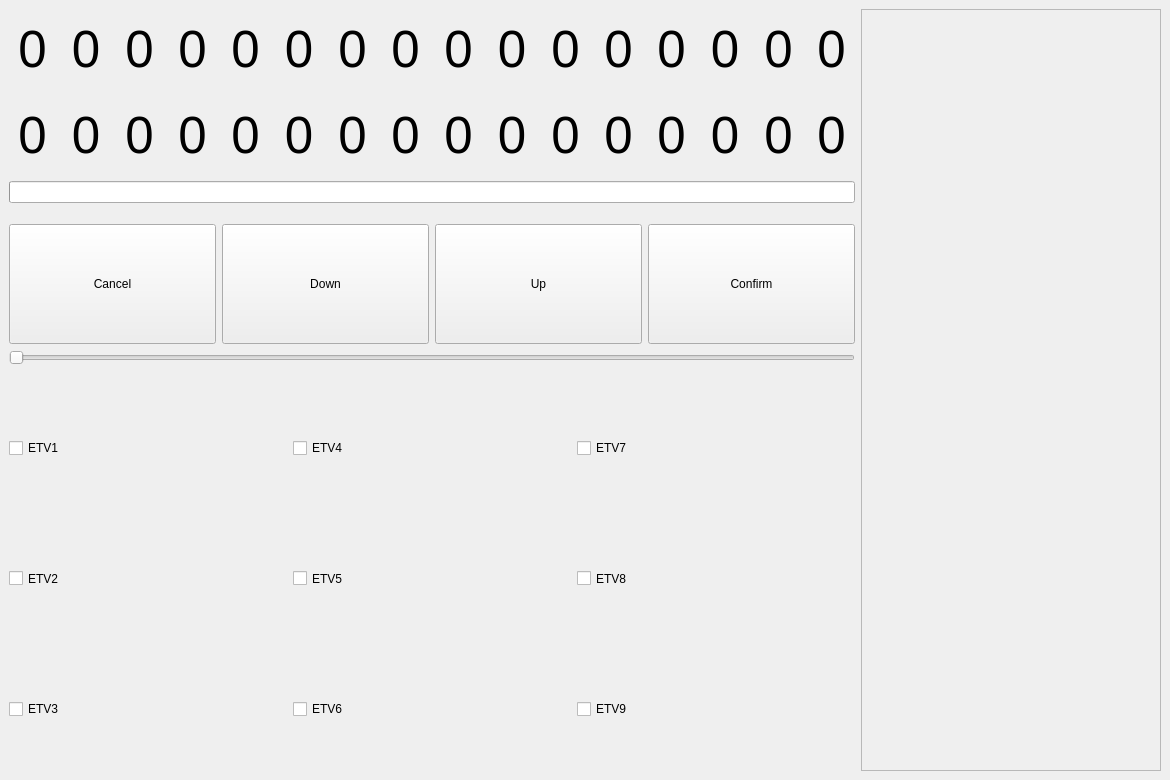
<?xml version="1.0" encoding="UTF-8"?>
<ui version="4.0">
 <class>QtControlUnit</class>
 <widget class="QMainWindow" name="QtControlUnit">
  <property name="enabled">
   <bool>true</bool>
  </property>
  <property name="geometry">
   <rect>
    <x>0</x>
    <y>0</y>
    <width>1170</width>
    <height>780</height>
   </rect>
  </property>
  <property name="windowTitle">
   <string>QtControlUnit</string>
  </property>
  <widget class="QWidget" name="centralwidget">
   <layout class="QHBoxLayout" name="horizontalLayout_2">
    <item>
     <layout class="QVBoxLayout" name="verticalLayout">
      <item>
       <layout class="QGridLayout" name="gridLayout_2">
        <property name="sizeConstraint">
         <enum>QLayout::SizeConstraint::SetNoConstraint</enum>
        </property>
        <item row="2" column="2">
         <widget class="QLabel" name="label_18">
          <property name="sizePolicy">
           <sizepolicy hsizetype="Expanding" vsizetype="Expanding">
            <horstretch>0</horstretch>
            <verstretch>0</verstretch>
           </sizepolicy>
          </property>
          <property name="maximumSize">
           <size>
            <width>16777215</width>
            <height>80</height>
           </size>
          </property>
          <property name="font">
           <font>
            <family>Segoe UI</family>
            <pointsize>38</pointsize>
            <italic>false</italic>
           </font>
          </property>
          <property name="text">
           <string>0</string>
          </property>
          <property name="textFormat">
           <enum>Qt::TextFormat::AutoText</enum>
          </property>
          <property name="alignment">
           <set>Qt::AlignmentFlag::AlignCenter</set>
          </property>
         </widget>
        </item>
        <item row="0" column="4">
         <widget class="QLabel" name="label_04">
          <property name="sizePolicy">
           <sizepolicy hsizetype="Expanding" vsizetype="Expanding">
            <horstretch>0</horstretch>
            <verstretch>0</verstretch>
           </sizepolicy>
          </property>
          <property name="maximumSize">
           <size>
            <width>16777215</width>
            <height>80</height>
           </size>
          </property>
          <property name="font">
           <font>
            <family>Segoe UI</family>
            <pointsize>38</pointsize>
            <italic>false</italic>
           </font>
          </property>
          <property name="text">
           <string>0</string>
          </property>
          <property name="textFormat">
           <enum>Qt::TextFormat::AutoText</enum>
          </property>
          <property name="alignment">
           <set>Qt::AlignmentFlag::AlignCenter</set>
          </property>
         </widget>
        </item>
        <item row="0" column="1">
         <widget class="QLabel" name="label_01">
          <property name="sizePolicy">
           <sizepolicy hsizetype="Expanding" vsizetype="Expanding">
            <horstretch>0</horstretch>
            <verstretch>0</verstretch>
           </sizepolicy>
          </property>
          <property name="maximumSize">
           <size>
            <width>16777215</width>
            <height>80</height>
           </size>
          </property>
          <property name="font">
           <font>
            <family>Segoe UI</family>
            <pointsize>38</pointsize>
            <italic>false</italic>
           </font>
          </property>
          <property name="text">
           <string>0</string>
          </property>
          <property name="textFormat">
           <enum>Qt::TextFormat::AutoText</enum>
          </property>
          <property name="alignment">
           <set>Qt::AlignmentFlag::AlignCenter</set>
          </property>
         </widget>
        </item>
        <item row="0" column="12">
         <widget class="QLabel" name="label_12">
          <property name="sizePolicy">
           <sizepolicy hsizetype="Expanding" vsizetype="Expanding">
            <horstretch>0</horstretch>
            <verstretch>0</verstretch>
           </sizepolicy>
          </property>
          <property name="maximumSize">
           <size>
            <width>16777215</width>
            <height>80</height>
           </size>
          </property>
          <property name="font">
           <font>
            <family>Segoe UI</family>
            <pointsize>38</pointsize>
            <italic>false</italic>
           </font>
          </property>
          <property name="text">
           <string>0</string>
          </property>
          <property name="textFormat">
           <enum>Qt::TextFormat::AutoText</enum>
          </property>
          <property name="alignment">
           <set>Qt::AlignmentFlag::AlignCenter</set>
          </property>
         </widget>
        </item>
        <item row="0" column="11">
         <widget class="QLabel" name="label_11">
          <property name="sizePolicy">
           <sizepolicy hsizetype="Expanding" vsizetype="Expanding">
            <horstretch>0</horstretch>
            <verstretch>0</verstretch>
           </sizepolicy>
          </property>
          <property name="maximumSize">
           <size>
            <width>16777215</width>
            <height>80</height>
           </size>
          </property>
          <property name="font">
           <font>
            <family>Segoe UI</family>
            <pointsize>38</pointsize>
            <italic>false</italic>
           </font>
          </property>
          <property name="text">
           <string>0</string>
          </property>
          <property name="textFormat">
           <enum>Qt::TextFormat::AutoText</enum>
          </property>
          <property name="alignment">
           <set>Qt::AlignmentFlag::AlignCenter</set>
          </property>
         </widget>
        </item>
        <item row="0" column="9">
         <widget class="QLabel" name="label_09">
          <property name="sizePolicy">
           <sizepolicy hsizetype="Expanding" vsizetype="Expanding">
            <horstretch>0</horstretch>
            <verstretch>0</verstretch>
           </sizepolicy>
          </property>
          <property name="maximumSize">
           <size>
            <width>16777215</width>
            <height>80</height>
           </size>
          </property>
          <property name="font">
           <font>
            <family>Segoe UI</family>
            <pointsize>38</pointsize>
            <italic>false</italic>
           </font>
          </property>
          <property name="text">
           <string>0</string>
          </property>
          <property name="textFormat">
           <enum>Qt::TextFormat::AutoText</enum>
          </property>
          <property name="alignment">
           <set>Qt::AlignmentFlag::AlignCenter</set>
          </property>
         </widget>
        </item>
        <item row="2" column="3">
         <widget class="QLabel" name="label_19">
          <property name="sizePolicy">
           <sizepolicy hsizetype="Expanding" vsizetype="Expanding">
            <horstretch>0</horstretch>
            <verstretch>0</verstretch>
           </sizepolicy>
          </property>
          <property name="maximumSize">
           <size>
            <width>16777215</width>
            <height>80</height>
           </size>
          </property>
          <property name="font">
           <font>
            <family>Segoe UI</family>
            <pointsize>38</pointsize>
            <italic>false</italic>
           </font>
          </property>
          <property name="text">
           <string>0</string>
          </property>
          <property name="textFormat">
           <enum>Qt::TextFormat::AutoText</enum>
          </property>
          <property name="alignment">
           <set>Qt::AlignmentFlag::AlignCenter</set>
          </property>
         </widget>
        </item>
        <item row="2" column="12">
         <widget class="QLabel" name="label_28">
          <property name="sizePolicy">
           <sizepolicy hsizetype="Expanding" vsizetype="Expanding">
            <horstretch>0</horstretch>
            <verstretch>0</verstretch>
           </sizepolicy>
          </property>
          <property name="maximumSize">
           <size>
            <width>16777215</width>
            <height>80</height>
           </size>
          </property>
          <property name="font">
           <font>
            <family>Segoe UI</family>
            <pointsize>38</pointsize>
            <italic>false</italic>
           </font>
          </property>
          <property name="text">
           <string>0</string>
          </property>
          <property name="textFormat">
           <enum>Qt::TextFormat::AutoText</enum>
          </property>
          <property name="alignment">
           <set>Qt::AlignmentFlag::AlignCenter</set>
          </property>
         </widget>
        </item>
        <item row="0" column="0">
         <widget class="QLabel" name="label_00">
          <property name="sizePolicy">
           <sizepolicy hsizetype="Expanding" vsizetype="Expanding">
            <horstretch>0</horstretch>
            <verstretch>0</verstretch>
           </sizepolicy>
          </property>
          <property name="maximumSize">
           <size>
            <width>16777215</width>
            <height>80</height>
           </size>
          </property>
          <property name="font">
           <font>
            <family>Segoe UI</family>
            <pointsize>38</pointsize>
            <italic>false</italic>
           </font>
          </property>
          <property name="text">
           <string>0</string>
          </property>
          <property name="textFormat">
           <enum>Qt::TextFormat::AutoText</enum>
          </property>
          <property name="alignment">
           <set>Qt::AlignmentFlag::AlignCenter</set>
          </property>
         </widget>
        </item>
        <item row="2" column="0">
         <widget class="QLabel" name="label_16">
          <property name="sizePolicy">
           <sizepolicy hsizetype="Expanding" vsizetype="Expanding">
            <horstretch>0</horstretch>
            <verstretch>0</verstretch>
           </sizepolicy>
          </property>
          <property name="maximumSize">
           <size>
            <width>16777215</width>
            <height>80</height>
           </size>
          </property>
          <property name="font">
           <font>
            <family>Segoe UI</family>
            <pointsize>38</pointsize>
            <italic>false</italic>
           </font>
          </property>
          <property name="text">
           <string>0</string>
          </property>
          <property name="textFormat">
           <enum>Qt::TextFormat::AutoText</enum>
          </property>
          <property name="alignment">
           <set>Qt::AlignmentFlag::AlignCenter</set>
          </property>
         </widget>
        </item>
        <item row="0" column="2">
         <widget class="QLabel" name="label_02">
          <property name="sizePolicy">
           <sizepolicy hsizetype="Expanding" vsizetype="Expanding">
            <horstretch>0</horstretch>
            <verstretch>0</verstretch>
           </sizepolicy>
          </property>
          <property name="maximumSize">
           <size>
            <width>16777215</width>
            <height>80</height>
           </size>
          </property>
          <property name="font">
           <font>
            <family>Segoe UI</family>
            <pointsize>38</pointsize>
            <italic>false</italic>
           </font>
          </property>
          <property name="text">
           <string>0</string>
          </property>
          <property name="textFormat">
           <enum>Qt::TextFormat::AutoText</enum>
          </property>
          <property name="alignment">
           <set>Qt::AlignmentFlag::AlignCenter</set>
          </property>
         </widget>
        </item>
        <item row="2" column="11">
         <widget class="QLabel" name="label_27">
          <property name="sizePolicy">
           <sizepolicy hsizetype="Expanding" vsizetype="Expanding">
            <horstretch>0</horstretch>
            <verstretch>0</verstretch>
           </sizepolicy>
          </property>
          <property name="maximumSize">
           <size>
            <width>16777215</width>
            <height>80</height>
           </size>
          </property>
          <property name="font">
           <font>
            <family>Segoe UI</family>
            <pointsize>38</pointsize>
            <italic>false</italic>
           </font>
          </property>
          <property name="text">
           <string>0</string>
          </property>
          <property name="textFormat">
           <enum>Qt::TextFormat::AutoText</enum>
          </property>
          <property name="alignment">
           <set>Qt::AlignmentFlag::AlignCenter</set>
          </property>
         </widget>
        </item>
        <item row="0" column="3">
         <widget class="QLabel" name="label_03">
          <property name="sizePolicy">
           <sizepolicy hsizetype="Expanding" vsizetype="Expanding">
            <horstretch>0</horstretch>
            <verstretch>0</verstretch>
           </sizepolicy>
          </property>
          <property name="maximumSize">
           <size>
            <width>16777215</width>
            <height>80</height>
           </size>
          </property>
          <property name="font">
           <font>
            <family>Segoe UI</family>
            <pointsize>38</pointsize>
            <italic>false</italic>
           </font>
          </property>
          <property name="text">
           <string>0</string>
          </property>
          <property name="textFormat">
           <enum>Qt::TextFormat::AutoText</enum>
          </property>
          <property name="alignment">
           <set>Qt::AlignmentFlag::AlignCenter</set>
          </property>
         </widget>
        </item>
        <item row="0" column="10">
         <widget class="QLabel" name="label_10">
          <property name="sizePolicy">
           <sizepolicy hsizetype="Expanding" vsizetype="Expanding">
            <horstretch>0</horstretch>
            <verstretch>0</verstretch>
           </sizepolicy>
          </property>
          <property name="maximumSize">
           <size>
            <width>16777215</width>
            <height>80</height>
           </size>
          </property>
          <property name="font">
           <font>
            <family>Segoe UI</family>
            <pointsize>38</pointsize>
            <italic>false</italic>
           </font>
          </property>
          <property name="text">
           <string>0</string>
          </property>
          <property name="textFormat">
           <enum>Qt::TextFormat::AutoText</enum>
          </property>
          <property name="alignment">
           <set>Qt::AlignmentFlag::AlignCenter</set>
          </property>
         </widget>
        </item>
        <item row="0" column="7">
         <widget class="QLabel" name="label_07">
          <property name="sizePolicy">
           <sizepolicy hsizetype="Expanding" vsizetype="Expanding">
            <horstretch>0</horstretch>
            <verstretch>0</verstretch>
           </sizepolicy>
          </property>
          <property name="maximumSize">
           <size>
            <width>16777215</width>
            <height>80</height>
           </size>
          </property>
          <property name="font">
           <font>
            <family>Segoe UI</family>
            <pointsize>38</pointsize>
            <italic>false</italic>
           </font>
          </property>
          <property name="text">
           <string>0</string>
          </property>
          <property name="textFormat">
           <enum>Qt::TextFormat::AutoText</enum>
          </property>
          <property name="alignment">
           <set>Qt::AlignmentFlag::AlignCenter</set>
          </property>
         </widget>
        </item>
        <item row="2" column="9">
         <widget class="QLabel" name="label_25">
          <property name="sizePolicy">
           <sizepolicy hsizetype="Expanding" vsizetype="Expanding">
            <horstretch>0</horstretch>
            <verstretch>0</verstretch>
           </sizepolicy>
          </property>
          <property name="maximumSize">
           <size>
            <width>16777215</width>
            <height>80</height>
           </size>
          </property>
          <property name="font">
           <font>
            <family>Segoe UI</family>
            <pointsize>38</pointsize>
            <italic>false</italic>
           </font>
          </property>
          <property name="text">
           <string>0</string>
          </property>
          <property name="textFormat">
           <enum>Qt::TextFormat::AutoText</enum>
          </property>
          <property name="alignment">
           <set>Qt::AlignmentFlag::AlignCenter</set>
          </property>
         </widget>
        </item>
        <item row="2" column="10">
         <widget class="QLabel" name="label_26">
          <property name="sizePolicy">
           <sizepolicy hsizetype="Expanding" vsizetype="Expanding">
            <horstretch>0</horstretch>
            <verstretch>0</verstretch>
           </sizepolicy>
          </property>
          <property name="maximumSize">
           <size>
            <width>16777215</width>
            <height>80</height>
           </size>
          </property>
          <property name="font">
           <font>
            <family>Segoe UI</family>
            <pointsize>38</pointsize>
            <italic>false</italic>
           </font>
          </property>
          <property name="text">
           <string>0</string>
          </property>
          <property name="textFormat">
           <enum>Qt::TextFormat::AutoText</enum>
          </property>
          <property name="alignment">
           <set>Qt::AlignmentFlag::AlignCenter</set>
          </property>
         </widget>
        </item>
        <item row="2" column="4">
         <widget class="QLabel" name="label_20">
          <property name="sizePolicy">
           <sizepolicy hsizetype="Expanding" vsizetype="Expanding">
            <horstretch>0</horstretch>
            <verstretch>0</verstretch>
           </sizepolicy>
          </property>
          <property name="maximumSize">
           <size>
            <width>16777215</width>
            <height>80</height>
           </size>
          </property>
          <property name="font">
           <font>
            <family>Segoe UI</family>
            <pointsize>38</pointsize>
            <italic>false</italic>
           </font>
          </property>
          <property name="text">
           <string>0</string>
          </property>
          <property name="textFormat">
           <enum>Qt::TextFormat::AutoText</enum>
          </property>
          <property name="alignment">
           <set>Qt::AlignmentFlag::AlignCenter</set>
          </property>
         </widget>
        </item>
        <item row="0" column="5">
         <widget class="QLabel" name="label_05">
          <property name="sizePolicy">
           <sizepolicy hsizetype="Expanding" vsizetype="Expanding">
            <horstretch>0</horstretch>
            <verstretch>0</verstretch>
           </sizepolicy>
          </property>
          <property name="maximumSize">
           <size>
            <width>16777215</width>
            <height>80</height>
           </size>
          </property>
          <property name="font">
           <font>
            <family>Segoe UI</family>
            <pointsize>38</pointsize>
            <italic>false</italic>
           </font>
          </property>
          <property name="text">
           <string>0</string>
          </property>
          <property name="textFormat">
           <enum>Qt::TextFormat::AutoText</enum>
          </property>
          <property name="alignment">
           <set>Qt::AlignmentFlag::AlignCenter</set>
          </property>
         </widget>
        </item>
        <item row="2" column="7">
         <widget class="QLabel" name="label_23">
          <property name="sizePolicy">
           <sizepolicy hsizetype="Expanding" vsizetype="Expanding">
            <horstretch>0</horstretch>
            <verstretch>0</verstretch>
           </sizepolicy>
          </property>
          <property name="maximumSize">
           <size>
            <width>16777215</width>
            <height>80</height>
           </size>
          </property>
          <property name="font">
           <font>
            <family>Segoe UI</family>
            <pointsize>38</pointsize>
            <italic>false</italic>
           </font>
          </property>
          <property name="text">
           <string>0</string>
          </property>
          <property name="textFormat">
           <enum>Qt::TextFormat::AutoText</enum>
          </property>
          <property name="alignment">
           <set>Qt::AlignmentFlag::AlignCenter</set>
          </property>
         </widget>
        </item>
        <item row="0" column="8">
         <widget class="QLabel" name="label_08">
          <property name="sizePolicy">
           <sizepolicy hsizetype="Expanding" vsizetype="Expanding">
            <horstretch>0</horstretch>
            <verstretch>0</verstretch>
           </sizepolicy>
          </property>
          <property name="maximumSize">
           <size>
            <width>16777215</width>
            <height>80</height>
           </size>
          </property>
          <property name="font">
           <font>
            <family>Segoe UI</family>
            <pointsize>38</pointsize>
            <italic>false</italic>
           </font>
          </property>
          <property name="text">
           <string>0</string>
          </property>
          <property name="textFormat">
           <enum>Qt::TextFormat::AutoText</enum>
          </property>
          <property name="alignment">
           <set>Qt::AlignmentFlag::AlignCenter</set>
          </property>
         </widget>
        </item>
        <item row="0" column="14">
         <widget class="QLabel" name="label_14">
          <property name="sizePolicy">
           <sizepolicy hsizetype="Expanding" vsizetype="Expanding">
            <horstretch>0</horstretch>
            <verstretch>0</verstretch>
           </sizepolicy>
          </property>
          <property name="maximumSize">
           <size>
            <width>16777215</width>
            <height>80</height>
           </size>
          </property>
          <property name="font">
           <font>
            <family>Segoe UI</family>
            <pointsize>38</pointsize>
            <italic>false</italic>
           </font>
          </property>
          <property name="text">
           <string>0</string>
          </property>
          <property name="textFormat">
           <enum>Qt::TextFormat::AutoText</enum>
          </property>
          <property name="alignment">
           <set>Qt::AlignmentFlag::AlignCenter</set>
          </property>
         </widget>
        </item>
        <item row="2" column="5">
         <widget class="QLabel" name="label_21">
          <property name="sizePolicy">
           <sizepolicy hsizetype="Expanding" vsizetype="Expanding">
            <horstretch>0</horstretch>
            <verstretch>0</verstretch>
           </sizepolicy>
          </property>
          <property name="maximumSize">
           <size>
            <width>16777215</width>
            <height>80</height>
           </size>
          </property>
          <property name="font">
           <font>
            <family>Segoe UI</family>
            <pointsize>38</pointsize>
            <italic>false</italic>
           </font>
          </property>
          <property name="text">
           <string>0</string>
          </property>
          <property name="textFormat">
           <enum>Qt::TextFormat::AutoText</enum>
          </property>
          <property name="alignment">
           <set>Qt::AlignmentFlag::AlignCenter</set>
          </property>
         </widget>
        </item>
        <item row="2" column="1">
         <widget class="QLabel" name="label_17">
          <property name="sizePolicy">
           <sizepolicy hsizetype="Expanding" vsizetype="Expanding">
            <horstretch>0</horstretch>
            <verstretch>0</verstretch>
           </sizepolicy>
          </property>
          <property name="maximumSize">
           <size>
            <width>16777215</width>
            <height>80</height>
           </size>
          </property>
          <property name="font">
           <font>
            <family>Segoe UI</family>
            <pointsize>38</pointsize>
            <italic>false</italic>
           </font>
          </property>
          <property name="text">
           <string>0</string>
          </property>
          <property name="textFormat">
           <enum>Qt::TextFormat::AutoText</enum>
          </property>
          <property name="alignment">
           <set>Qt::AlignmentFlag::AlignCenter</set>
          </property>
         </widget>
        </item>
        <item row="0" column="6">
         <widget class="QLabel" name="label_06">
          <property name="sizePolicy">
           <sizepolicy hsizetype="Expanding" vsizetype="Expanding">
            <horstretch>0</horstretch>
            <verstretch>0</verstretch>
           </sizepolicy>
          </property>
          <property name="maximumSize">
           <size>
            <width>16777215</width>
            <height>80</height>
           </size>
          </property>
          <property name="font">
           <font>
            <family>Segoe UI</family>
            <pointsize>38</pointsize>
            <italic>false</italic>
           </font>
          </property>
          <property name="text">
           <string>0</string>
          </property>
          <property name="textFormat">
           <enum>Qt::TextFormat::AutoText</enum>
          </property>
          <property name="alignment">
           <set>Qt::AlignmentFlag::AlignCenter</set>
          </property>
         </widget>
        </item>
        <item row="2" column="6">
         <widget class="QLabel" name="label_22">
          <property name="sizePolicy">
           <sizepolicy hsizetype="Expanding" vsizetype="Expanding">
            <horstretch>0</horstretch>
            <verstretch>0</verstretch>
           </sizepolicy>
          </property>
          <property name="maximumSize">
           <size>
            <width>16777215</width>
            <height>80</height>
           </size>
          </property>
          <property name="font">
           <font>
            <family>Segoe UI</family>
            <pointsize>38</pointsize>
            <italic>false</italic>
           </font>
          </property>
          <property name="text">
           <string>0</string>
          </property>
          <property name="textFormat">
           <enum>Qt::TextFormat::AutoText</enum>
          </property>
          <property name="alignment">
           <set>Qt::AlignmentFlag::AlignCenter</set>
          </property>
         </widget>
        </item>
        <item row="2" column="8">
         <widget class="QLabel" name="label_24">
          <property name="sizePolicy">
           <sizepolicy hsizetype="Expanding" vsizetype="Expanding">
            <horstretch>0</horstretch>
            <verstretch>0</verstretch>
           </sizepolicy>
          </property>
          <property name="maximumSize">
           <size>
            <width>16777215</width>
            <height>80</height>
           </size>
          </property>
          <property name="font">
           <font>
            <family>Segoe UI</family>
            <pointsize>38</pointsize>
            <italic>false</italic>
           </font>
          </property>
          <property name="text">
           <string>0</string>
          </property>
          <property name="textFormat">
           <enum>Qt::TextFormat::AutoText</enum>
          </property>
          <property name="alignment">
           <set>Qt::AlignmentFlag::AlignCenter</set>
          </property>
         </widget>
        </item>
        <item row="0" column="15">
         <widget class="QLabel" name="label_15">
          <property name="sizePolicy">
           <sizepolicy hsizetype="Expanding" vsizetype="Expanding">
            <horstretch>0</horstretch>
            <verstretch>0</verstretch>
           </sizepolicy>
          </property>
          <property name="maximumSize">
           <size>
            <width>16777215</width>
            <height>80</height>
           </size>
          </property>
          <property name="font">
           <font>
            <family>Segoe UI</family>
            <pointsize>38</pointsize>
            <italic>false</italic>
           </font>
          </property>
          <property name="text">
           <string>0</string>
          </property>
          <property name="textFormat">
           <enum>Qt::TextFormat::AutoText</enum>
          </property>
          <property name="alignment">
           <set>Qt::AlignmentFlag::AlignCenter</set>
          </property>
         </widget>
        </item>
        <item row="0" column="13">
         <widget class="QLabel" name="label_13">
          <property name="sizePolicy">
           <sizepolicy hsizetype="Expanding" vsizetype="Expanding">
            <horstretch>0</horstretch>
            <verstretch>0</verstretch>
           </sizepolicy>
          </property>
          <property name="maximumSize">
           <size>
            <width>16777215</width>
            <height>80</height>
           </size>
          </property>
          <property name="font">
           <font>
            <family>Segoe UI</family>
            <pointsize>38</pointsize>
            <italic>false</italic>
           </font>
          </property>
          <property name="text">
           <string>0</string>
          </property>
          <property name="textFormat">
           <enum>Qt::TextFormat::AutoText</enum>
          </property>
          <property name="alignment">
           <set>Qt::AlignmentFlag::AlignCenter</set>
          </property>
         </widget>
        </item>
        <item row="2" column="13">
         <widget class="QLabel" name="label_29">
          <property name="sizePolicy">
           <sizepolicy hsizetype="Expanding" vsizetype="Expanding">
            <horstretch>0</horstretch>
            <verstretch>0</verstretch>
           </sizepolicy>
          </property>
          <property name="maximumSize">
           <size>
            <width>16777215</width>
            <height>80</height>
           </size>
          </property>
          <property name="font">
           <font>
            <family>Segoe UI</family>
            <pointsize>38</pointsize>
            <italic>false</italic>
           </font>
          </property>
          <property name="text">
           <string>0</string>
          </property>
          <property name="textFormat">
           <enum>Qt::TextFormat::AutoText</enum>
          </property>
          <property name="alignment">
           <set>Qt::AlignmentFlag::AlignCenter</set>
          </property>
         </widget>
        </item>
        <item row="2" column="14">
         <widget class="QLabel" name="label_30">
          <property name="sizePolicy">
           <sizepolicy hsizetype="Expanding" vsizetype="Expanding">
            <horstretch>0</horstretch>
            <verstretch>0</verstretch>
           </sizepolicy>
          </property>
          <property name="maximumSize">
           <size>
            <width>16777215</width>
            <height>80</height>
           </size>
          </property>
          <property name="font">
           <font>
            <family>Segoe UI</family>
            <pointsize>38</pointsize>
            <italic>false</italic>
           </font>
          </property>
          <property name="text">
           <string>0</string>
          </property>
          <property name="textFormat">
           <enum>Qt::TextFormat::AutoText</enum>
          </property>
          <property name="alignment">
           <set>Qt::AlignmentFlag::AlignCenter</set>
          </property>
         </widget>
        </item>
        <item row="2" column="15">
         <widget class="QLabel" name="label_31">
          <property name="sizePolicy">
           <sizepolicy hsizetype="Expanding" vsizetype="Expanding">
            <horstretch>0</horstretch>
            <verstretch>0</verstretch>
           </sizepolicy>
          </property>
          <property name="maximumSize">
           <size>
            <width>16777215</width>
            <height>80</height>
           </size>
          </property>
          <property name="font">
           <font>
            <family>Segoe UI</family>
            <pointsize>38</pointsize>
            <italic>false</italic>
           </font>
          </property>
          <property name="text">
           <string>0</string>
          </property>
          <property name="textFormat">
           <enum>Qt::TextFormat::AutoText</enum>
          </property>
          <property name="alignment">
           <set>Qt::AlignmentFlag::AlignCenter</set>
          </property>
         </widget>
        </item>
       </layout>
      </item>
      <item>
       <widget class="QProgressBar" name="backlight">
        <property name="value">
         <number>0</number>
        </property>
        <property name="textVisible">
         <bool>false</bool>
        </property>
        <property name="orientation">
         <enum>Qt::Orientation::Horizontal</enum>
        </property>
        <property name="format">
         <string>%p%</string>
        </property>
       </widget>
      </item>
      <item>
       <spacer name="verticalSpacer">
        <property name="orientation">
         <enum>Qt::Orientation::Vertical</enum>
        </property>
        <property name="sizeType">
         <enum>QSizePolicy::Policy::Maximum</enum>
        </property>
        <property name="sizeHint" stdset="0">
         <size>
          <width>20</width>
          <height>15</height>
         </size>
        </property>
       </spacer>
      </item>
      <item>
       <layout class="QHBoxLayout" name="horizontalLayout">
        <item>
         <widget class="QPushButton" name="cancelButton">
          <property name="enabled">
           <bool>true</bool>
          </property>
          <property name="sizePolicy">
           <sizepolicy hsizetype="Minimum" vsizetype="Minimum">
            <horstretch>0</horstretch>
            <verstretch>0</verstretch>
           </sizepolicy>
          </property>
          <property name="minimumSize">
           <size>
            <width>0</width>
            <height>120</height>
           </size>
          </property>
          <property name="maximumSize">
           <size>
            <width>16777215</width>
            <height>200</height>
           </size>
          </property>
          <property name="cursor">
           <cursorShape>PointingHandCursor</cursorShape>
          </property>
          <property name="text">
           <string>Cancel</string>
          </property>
         </widget>
        </item>
        <item>
         <widget class="QPushButton" name="downButton">
          <property name="enabled">
           <bool>true</bool>
          </property>
          <property name="sizePolicy">
           <sizepolicy hsizetype="Minimum" vsizetype="Minimum">
            <horstretch>0</horstretch>
            <verstretch>0</verstretch>
           </sizepolicy>
          </property>
          <property name="minimumSize">
           <size>
            <width>0</width>
            <height>120</height>
           </size>
          </property>
          <property name="maximumSize">
           <size>
            <width>16777215</width>
            <height>200</height>
           </size>
          </property>
          <property name="cursor">
           <cursorShape>PointingHandCursor</cursorShape>
          </property>
          <property name="text">
           <string>Down</string>
          </property>
         </widget>
        </item>
        <item>
         <widget class="QPushButton" name="upButton">
          <property name="enabled">
           <bool>true</bool>
          </property>
          <property name="sizePolicy">
           <sizepolicy hsizetype="Minimum" vsizetype="Minimum">
            <horstretch>0</horstretch>
            <verstretch>0</verstretch>
           </sizepolicy>
          </property>
          <property name="minimumSize">
           <size>
            <width>0</width>
            <height>120</height>
           </size>
          </property>
          <property name="maximumSize">
           <size>
            <width>16777215</width>
            <height>200</height>
           </size>
          </property>
          <property name="cursor">
           <cursorShape>PointingHandCursor</cursorShape>
          </property>
          <property name="text">
           <string>Up</string>
          </property>
         </widget>
        </item>
        <item>
         <widget class="QPushButton" name="confirmButton">
          <property name="enabled">
           <bool>true</bool>
          </property>
          <property name="sizePolicy">
           <sizepolicy hsizetype="Minimum" vsizetype="Minimum">
            <horstretch>0</horstretch>
            <verstretch>0</verstretch>
           </sizepolicy>
          </property>
          <property name="minimumSize">
           <size>
            <width>0</width>
            <height>120</height>
           </size>
          </property>
          <property name="maximumSize">
           <size>
            <width>16777215</width>
            <height>200</height>
           </size>
          </property>
          <property name="cursor">
           <cursorShape>PointingHandCursor</cursorShape>
          </property>
          <property name="text">
           <string>Confirm</string>
          </property>
         </widget>
        </item>
       </layout>
      </item>
      <item>
       <widget class="QSlider" name="moisture">
        <property name="orientation">
         <enum>Qt::Orientation::Horizontal</enum>
        </property>
       </widget>
      </item>
      <item>
       <spacer name="verticalSpacer_2">
        <property name="orientation">
         <enum>Qt::Orientation::Vertical</enum>
        </property>
        <property name="sizeType">
         <enum>QSizePolicy::Policy::Maximum</enum>
        </property>
        <property name="sizeHint" stdset="0">
         <size>
          <width>20</width>
          <height>15</height>
         </size>
        </property>
       </spacer>
      </item>
      <item>
       <layout class="QGridLayout" name="gridLayout">
        <property name="sizeConstraint">
         <enum>QLayout::SizeConstraint::SetMinimumSize</enum>
        </property>
        <item row="1" column="2">
         <widget class="QCheckBox" name="etv8">
          <property name="sizePolicy">
           <sizepolicy hsizetype="Minimum" vsizetype="Expanding">
            <horstretch>10</horstretch>
            <verstretch>10</verstretch>
           </sizepolicy>
          </property>
          <property name="minimumSize">
           <size>
            <width>10</width>
            <height>10</height>
           </size>
          </property>
          <property name="maximumSize">
           <size>
            <width>16777215</width>
            <height>250</height>
           </size>
          </property>
          <property name="font">
           <font>
            <italic>false</italic>
            <bold>false</bold>
            <strikeout>false</strikeout>
            <kerning>true</kerning>
           </font>
          </property>
          <property name="layoutDirection">
           <enum>Qt::LayoutDirection::LeftToRight</enum>
          </property>
          <property name="text">
           <string>ETV8</string>
          </property>
         </widget>
        </item>
        <item row="0" column="1">
         <widget class="QCheckBox" name="etv4">
          <property name="sizePolicy">
           <sizepolicy hsizetype="Minimum" vsizetype="Expanding">
            <horstretch>10</horstretch>
            <verstretch>10</verstretch>
           </sizepolicy>
          </property>
          <property name="minimumSize">
           <size>
            <width>10</width>
            <height>10</height>
           </size>
          </property>
          <property name="maximumSize">
           <size>
            <width>16777215</width>
            <height>250</height>
           </size>
          </property>
          <property name="font">
           <font>
            <italic>false</italic>
            <bold>false</bold>
            <strikeout>false</strikeout>
            <kerning>true</kerning>
           </font>
          </property>
          <property name="layoutDirection">
           <enum>Qt::LayoutDirection::LeftToRight</enum>
          </property>
          <property name="text">
           <string>ETV4</string>
          </property>
         </widget>
        </item>
        <item row="1" column="1">
         <widget class="QCheckBox" name="etv5">
          <property name="sizePolicy">
           <sizepolicy hsizetype="Minimum" vsizetype="Expanding">
            <horstretch>10</horstretch>
            <verstretch>10</verstretch>
           </sizepolicy>
          </property>
          <property name="minimumSize">
           <size>
            <width>10</width>
            <height>10</height>
           </size>
          </property>
          <property name="maximumSize">
           <size>
            <width>16777215</width>
            <height>250</height>
           </size>
          </property>
          <property name="font">
           <font>
            <italic>false</italic>
            <bold>false</bold>
            <strikeout>false</strikeout>
            <kerning>true</kerning>
           </font>
          </property>
          <property name="layoutDirection">
           <enum>Qt::LayoutDirection::LeftToRight</enum>
          </property>
          <property name="text">
           <string>ETV5</string>
          </property>
         </widget>
        </item>
        <item row="3" column="0">
         <widget class="QCheckBox" name="etv3">
          <property name="sizePolicy">
           <sizepolicy hsizetype="Minimum" vsizetype="Expanding">
            <horstretch>10</horstretch>
            <verstretch>10</verstretch>
           </sizepolicy>
          </property>
          <property name="minimumSize">
           <size>
            <width>10</width>
            <height>10</height>
           </size>
          </property>
          <property name="maximumSize">
           <size>
            <width>16777215</width>
            <height>250</height>
           </size>
          </property>
          <property name="font">
           <font>
            <italic>false</italic>
            <bold>false</bold>
            <strikeout>false</strikeout>
            <kerning>true</kerning>
           </font>
          </property>
          <property name="layoutDirection">
           <enum>Qt::LayoutDirection::LeftToRight</enum>
          </property>
          <property name="text">
           <string>ETV3</string>
          </property>
         </widget>
        </item>
        <item row="3" column="2">
         <widget class="QCheckBox" name="etv9">
          <property name="sizePolicy">
           <sizepolicy hsizetype="Minimum" vsizetype="Expanding">
            <horstretch>10</horstretch>
            <verstretch>10</verstretch>
           </sizepolicy>
          </property>
          <property name="minimumSize">
           <size>
            <width>10</width>
            <height>10</height>
           </size>
          </property>
          <property name="maximumSize">
           <size>
            <width>16777215</width>
            <height>250</height>
           </size>
          </property>
          <property name="font">
           <font>
            <italic>false</italic>
            <bold>false</bold>
            <strikeout>false</strikeout>
            <kerning>true</kerning>
           </font>
          </property>
          <property name="layoutDirection">
           <enum>Qt::LayoutDirection::LeftToRight</enum>
          </property>
          <property name="text">
           <string>ETV9</string>
          </property>
         </widget>
        </item>
        <item row="0" column="2">
         <widget class="QCheckBox" name="etv7">
          <property name="sizePolicy">
           <sizepolicy hsizetype="Minimum" vsizetype="Expanding">
            <horstretch>10</horstretch>
            <verstretch>10</verstretch>
           </sizepolicy>
          </property>
          <property name="minimumSize">
           <size>
            <width>10</width>
            <height>10</height>
           </size>
          </property>
          <property name="maximumSize">
           <size>
            <width>16777215</width>
            <height>250</height>
           </size>
          </property>
          <property name="font">
           <font>
            <italic>false</italic>
            <bold>false</bold>
            <strikeout>false</strikeout>
            <kerning>true</kerning>
           </font>
          </property>
          <property name="layoutDirection">
           <enum>Qt::LayoutDirection::LeftToRight</enum>
          </property>
          <property name="text">
           <string>ETV7</string>
          </property>
         </widget>
        </item>
        <item row="1" column="0">
         <widget class="QCheckBox" name="etv2">
          <property name="sizePolicy">
           <sizepolicy hsizetype="Minimum" vsizetype="Expanding">
            <horstretch>10</horstretch>
            <verstretch>10</verstretch>
           </sizepolicy>
          </property>
          <property name="minimumSize">
           <size>
            <width>10</width>
            <height>10</height>
           </size>
          </property>
          <property name="maximumSize">
           <size>
            <width>16777215</width>
            <height>250</height>
           </size>
          </property>
          <property name="font">
           <font>
            <italic>false</italic>
            <bold>false</bold>
            <strikeout>false</strikeout>
            <kerning>true</kerning>
           </font>
          </property>
          <property name="layoutDirection">
           <enum>Qt::LayoutDirection::LeftToRight</enum>
          </property>
          <property name="text">
           <string>ETV2</string>
          </property>
         </widget>
        </item>
        <item row="0" column="0">
         <widget class="QCheckBox" name="etv1">
          <property name="sizePolicy">
           <sizepolicy hsizetype="Minimum" vsizetype="Expanding">
            <horstretch>10</horstretch>
            <verstretch>10</verstretch>
           </sizepolicy>
          </property>
          <property name="minimumSize">
           <size>
            <width>10</width>
            <height>10</height>
           </size>
          </property>
          <property name="maximumSize">
           <size>
            <width>16777215</width>
            <height>250</height>
           </size>
          </property>
          <property name="font">
           <font>
            <italic>false</italic>
            <bold>false</bold>
            <strikeout>false</strikeout>
            <kerning>true</kerning>
           </font>
          </property>
          <property name="layoutDirection">
           <enum>Qt::LayoutDirection::LeftToRight</enum>
          </property>
          <property name="text">
           <string>ETV1</string>
          </property>
         </widget>
        </item>
        <item row="3" column="1">
         <widget class="QCheckBox" name="etv6">
          <property name="sizePolicy">
           <sizepolicy hsizetype="Minimum" vsizetype="Expanding">
            <horstretch>10</horstretch>
            <verstretch>10</verstretch>
           </sizepolicy>
          </property>
          <property name="minimumSize">
           <size>
            <width>10</width>
            <height>10</height>
           </size>
          </property>
          <property name="maximumSize">
           <size>
            <width>16777215</width>
            <height>250</height>
           </size>
          </property>
          <property name="font">
           <font>
            <italic>false</italic>
            <bold>false</bold>
            <strikeout>false</strikeout>
            <kerning>true</kerning>
           </font>
          </property>
          <property name="layoutDirection">
           <enum>Qt::LayoutDirection::LeftToRight</enum>
          </property>
          <property name="text">
           <string>ETV6</string>
          </property>
         </widget>
        </item>
       </layout>
      </item>
     </layout>
    </item>
    <item>
     <widget class="QPlainTextEdit" name="textConsole">
      <property name="enabled">
       <bool>false</bool>
      </property>
      <property name="maximumSize">
       <size>
        <width>300</width>
        <height>16777215</height>
       </size>
      </property>
     </widget>
    </item>
   </layout>
  </widget>
 </widget>
 <resources/>
 <connections/>
</ui>
